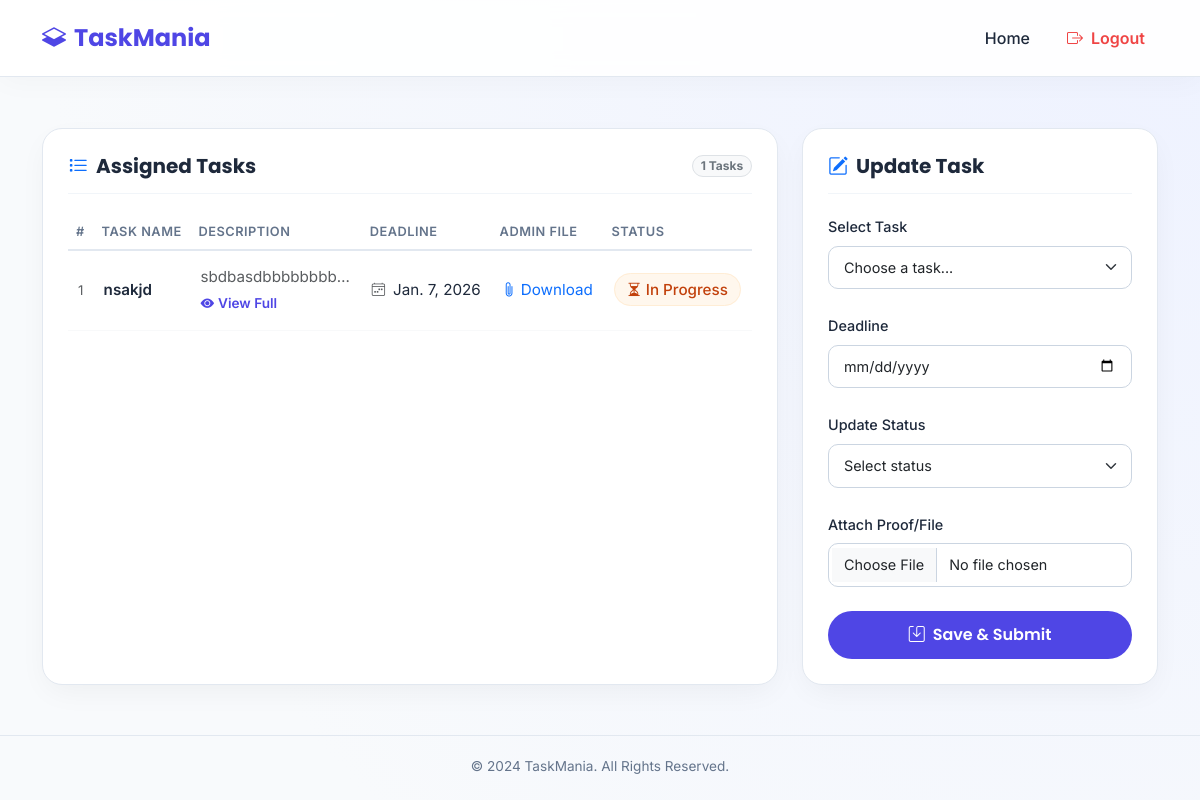
/employee (signed in), run on the app's committed database.
### app/models.py (models this page shows, shortened)
class Todo(models.Model):
    task = models.CharField(max_length=100)
    taskDesc=models.TextField(null=True,default="none")
    user = models.ForeignKey(Profile, on_delete=models.CASCADE)
    admin = models.ForeignKey(User, on_delete=models.CASCADE)
    date=models.DateField(default=get_default_start_date)
    status = models.BooleanField(default=False)  # Default value set to True
    emp_date=models.DateField(default=get_default_start_date)
    file = models.FileField(upload_to='submitted-documents/',null=True)
    adminfiles=models.FileField(upload_to='admin-documents/',null=True)

### app/views.py (the view, shortened to what this page needs)
# urls.py: path('employee', views.employee, name='employee'),
def employee(request):
    if request.user.is_anonymous:
        return redirect('/login-page')
    if position(request) == 0:
        profinstance = Profile.objects.get(user=request.user)
        user_data = Todo.objects.filter(user=profinstance)
        return render(request, "employeepanel.html", {'data': user_data})
    else:
        return HttpResponse("Access Denied: You are not an Employee account.")

### app/views.py (called while the page is built)
def position(request):
    try:
        user_profile = Profile.objects.get(user=request.user)
        if user_profile.position == "Employee":
            return 0  # Employee
        else:
            return 1  # Manager
    except Profile.DoesNotExist:
        return -1 # No Profile

### templates/employeepanel.html (shortened to what this page needs)
<!DOCTYPE html>
<html lang="en">
<head>
    <link href="https://cdn.jsdelivr.net/npm/bootstrap@5.3.0/dist/css/bootstrap.min.css" rel="stylesheet">
    <link rel="stylesheet" href="https://cdn.jsdelivr.net/npm/bootstrap-icons@1.10.0/font/bootstrap-icons.css">
</head>
<body>
    <nav class="navbar navbar-expand-lg fixed-top">
        <div class="container">
            <a class="navbar-brand" href="#">
                <i class="bi bi-layers-half me-2"></i>TaskMania
            </a>
            <div class="collapse navbar-collapse" id="navbarNav">
                <ul class="navbar-nav ms-auto">
                    <li class="nav-item">
                        <a class="nav-link" href="#">Home</a>
                    </li>
                    <li class="nav-item">
                        <a class="nav-link btn-logout ms-lg-3" href="/auth/logout">
                            <i class="bi bi-box-arrow-right me-1"></i> Logout
                        </a>
                    </li>
                </ul>
            </div>
        </div>
    </nav>
    <div class="container my-5">
        <div class="row g-4">
            <div class="col-lg-8">
                <div class="task-card">
                    <div class="card-header-custom d-flex justify-content-between align-items-center">
                        <h5><i class="bi bi-list-task me-2 text-primary"></i>Assigned Tasks</h5>
                        <span class="badge bg-light text-secondary rounded-pill border">{{ data|length }} Tasks</span>
                    </div>
                    <div class="table-responsive">
                        <table class="table table-hover border-light">
                            <thead>
                                <tr>
                                    <th>#</th>
                                    <th>Task Name</th>
                                    <th>Description</th>
                                    <th>Deadline</th>
                                    <th>Admin File</th>
                                    <th>Status</th>
                                </tr>
                            </thead>
                            <tbody>
                                {% for i in data %}
                                <tr>
                                    <td><span class="text-muted small">{{forloop.counter}}</span></td>
                                    <td class="fw-semibold">{{ i.task }}</td>
                                    <td>
                                        <div class="text-muted text-truncate" style="max-width: 150px;">
                                            {{i.taskDesc}}
                                        </div>
                                        <a href="#" class="desc-trigger"
                                           data-bs-toggle="modal"
                                           data-bs-target="#descModal"
                                           data-bs-title="{{ i.task }}"
                                           data-bs-desc="{{ i.taskDesc }}">
                                           <i class="bi bi-eye-fill me-1"></i>View Full
                                        </a>
                                    </td>
                                    <td>
                                        <div class="d-flex align-items-center">
                                            <i class="bi bi-calendar4-week me-2 text-muted small"></i>{{i.date}}
                                        </div>
                                    </td>
                                    <td>
                                        {% if i.adminfiles %}
                                            <a href="{{ i.adminfiles.url }}" class="text-decoration-none" download>
                                                <i class="bi bi-paperclip me-1"></i>Download
                                            </a>
                                        {% else %}
                                            <span class="text-muted small">No File</span>
                                        {% endif %}
                                    </td>
                                    <td>
                                        {% if i.status == False %}
                                        <span class="badge-status-incomplete">
                                            <i class="bi bi-hourglass-split me-1"></i>In Progress
                                        </span>
                                        {% else %}
                                        <span class="badge-status-complete">
                                            <i class="bi bi-check-circle-fill me-1"></i>Completed
                                        </span>
                                        {% endif %}
                                    </td>
                                </tr>
                                {% empty %}
                                <tr>
                                    <td colspan="6" class="text-center py-4 text-muted">
                                        No tasks assigned yet.
                                    </td>
                                </tr>
                                {% endfor %}
                            </tbody>
                        </table>
                    </div>
                </div>
            </div>
            <div class="col-lg-4">
                <div class="task-card">
                    <div class="card-header-custom">
                        <h5><i class="bi bi-pencil-square me-2 text-primary"></i>Update Task</h5>
                    </div>
                    <form method="post" enctype="multipart/form-data">
                        <div class="mb-4">
                            <label for="taskname" class="form-label">Select Task</label>
                            <select name="task" id="status" class="form-select" required>
                                <option value="" disabled selected>Choose a task...</option>
                            </select>
                        </div>
                        <div class="mb-4">
                            <label for="deadline" class="form-label">Deadline</label>
                            <input name="date" type="date" id="deadline" class="form-control" required>
                        </div>
                        <div class="mb-4">
                            <label for="status" class="form-label">Update Status</label>
                            <select name="status" id="status" class="form-select" required>
                                <option value="" disabled selected>Select status</option>
                            </select>
                        </div>
                        <div class="mb-4">
                            <label for="fileUpload" class="form-label">Attach Proof/File</label>
                            <input type="file" name="file" id="fileUpload" class="form-control">
                        </div>
                        <div class="d-grid mt-4">
                            <button type="submit" class="btn btn-primary">
                                <i class="bi bi-save me-2"></i>Save & Submit
                            </button>
                        </div>
                    </form>
                </div>
            </div>
        </div>
    </div>
    <footer class="text-center">
        <p class="mb-0">&copy; 2024 TaskMania. All Rights Reserved.</p>
    </footer>
</body>
</html>

### templates/employeepanel.html (style rules this page uses)
:root { --primary-color: #4f46e5; --primary-hover: #4338ca; --text-color: #1e293b; --text-muted: #64748b; --bg-gradient: radial-gradient(circle at top right, #eef2ff, #f8fafc 80%); --table-hover: #f1f5f9; }
body { font-family: 'Inter', sans-serif; background: var(--bg-gradient); min-height: 100vh; color: var(--text-color); padding-top: 80px; }
.navbar { background: rgba(255, 255, 255, 0.9); backdrop-filter: blur(10px); box-shadow: 0 4px 30px rgba(0, 0, 0, 0.03); padding: 15px 0; border-bottom: 1px solid #e2e8f0; }
.navbar-brand { font-family: 'Poppins', sans-serif; font-weight: 700; font-size: 1.5rem; color: var(--primary-color) !important; }
.nav-link { color: var(--text-color) !important; font-weight: 500; margin: 0 5px; transition: color 0.3s; }
.btn-logout { color: #ef4444 !important; font-weight: 600; }
.task-card { background: #ffffff; border-radius: 20px; box-shadow: 0 10px 30px -5px rgba(0, 0, 0, 0.05); border: 1px solid #e2e8f0; padding: 25px; height: 100%; }
.card-header-custom { margin-bottom: 20px; border-bottom: 1px solid #f1f5f9; padding-bottom: 15px; }
.card-header-custom h5 { font-family: 'Poppins', sans-serif; font-weight: 700; color: var(--text-color); margin: 0; }
.table { vertical-align: middle; }
.table thead th { font-weight: 600; color: var(--text-muted); text-transform: uppercase; font-size: 0.8rem; letter-spacing: 0.5px; border-bottom: 2px solid #e2e8f0; background-color: #fff; }
.table td { font-size: 0.95rem; padding: 15px 10px; color: var(--text-color); }
.desc-trigger { cursor: pointer; color: var(--primary-color); text-decoration: none; font-size: 0.85rem; font-weight: 600; display: inline-flex; align-items: center; margin-top: 4px; transition: opacity 0.2s; }
.badge-status-incomplete { background-color: #fff7ed; color: #c2410c; border: 1px solid #ffedd5; padding: 6px 12px; border-radius: 30px; font-weight: 500; }
.form-label { font-weight: 500; font-size: 0.9rem; margin-bottom: 8px; }
.form-control, .form-select { border-radius: 10px; padding: 10px 15px; border: 1px solid #cbd5e1; font-size: 0.9rem; }
.btn-primary { background-color: var(--primary-color); border: none; border-radius: 50px; padding: 12px; font-weight: 600; font-family: 'Poppins', sans-serif; transition: all 0.3s; width: 100%; }
footer { margin-top: 50px; padding: 20px; color: var(--text-muted); font-size: 0.85rem; border-top: 1px solid #e2e8f0; }

### data on the page
Todo: task "nsakjd", taskDesc "sbdbasdbbbbbbbb…", date "Jan. 7, 2026", status False (drawn)

### other printed values
{{ data|length }} "1"
